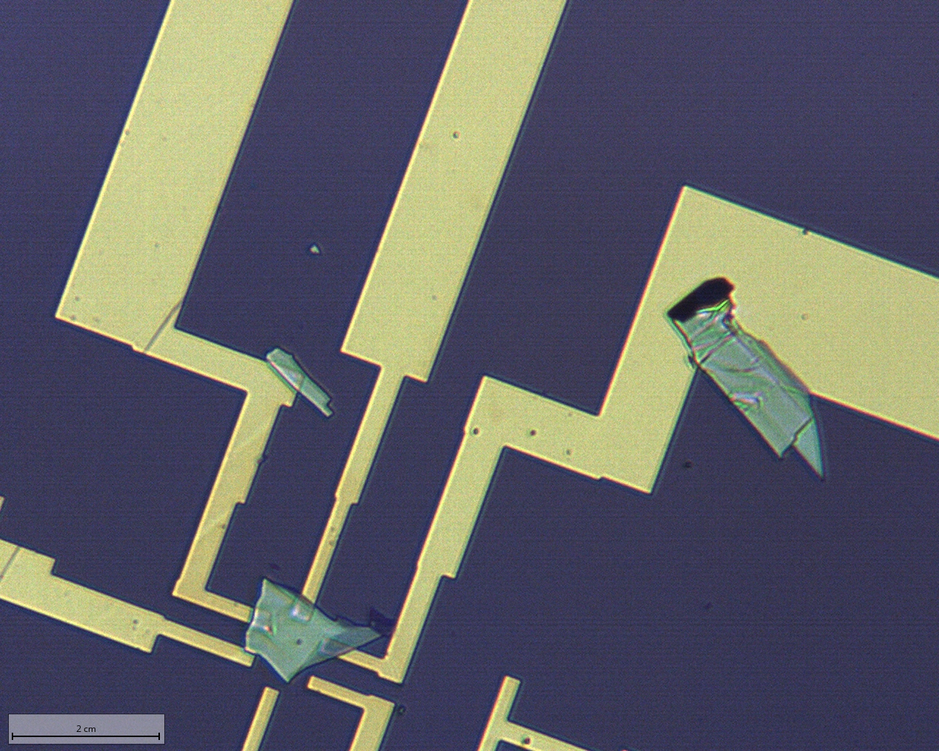
#> input picture data/optical/261014-tpt1-om-20x.bmp, 939 x 751 px, shrunk from 1280 x 1024 before the run
$ python -i optical.py   (imports and definitions only)
#> lines starting #> are read from the running program, lines starting #| are printed output that depends on the picture; after the words box and inside, x2 and y2 are one past the last pixel; in counts of white or black regions, pixels touching at a corner belong together
#> further down, picture is the input picture: shape (751, 939, 3); mean B, G, R 102.8, 96.9, 96.4
"""Optical (20x) image: background removal, gold, overlays.

Segmentation by BACKGROUND REMOVAL, not by thresholding the flake.
The bare SiO2 is one uniform colour across the whole field, so it is the thing
that can be described exactly; the flake is not (its colour runs from strong
cyan on thick regions to almost-substrate on a monolayer).  Thresholding ON the
flake's own hue therefore clips the thin regions, which is what made the old
mask too small and ragged.  Thresholding on the BACKGROUND keeps everything
that is not bare substrate, however faint.

Illumination is not flat (measured: L* spans 186-218 inside the pads on one
frame, ~8%), so the background is fitted as a smooth surface per channel rather
than as a single colour.

The burnt-in scale bars are NOT calibrated; pixel sizes measured against SEM
are in ``flakecv.io.OPTICAL_PX_UM`` (20x 0.2475, 50x 0.090 um/px).
Ported unchanged from ``optical/ombg.py``.
"""
import numpy as np, cv2


def _poly_basis(X, Y, order=2):
    terms = [np.ones_like(X)]
    for i in range(1, order + 1):
        for j in range(i + 1):
            terms.append((X ** (i - j)) * (Y ** j))
    return np.stack(terms, 1)


def background_model(lab, seed, order=2):
    """Fit a smooth surface per Lab channel over the seed (background) pixels."""
    H, W = seed.shape
    yy, xx = np.mgrid[0:H, 0:W]
    X = (xx / W - 0.5).ravel(); Y = (yy / H - 0.5).ravel()
    B = _poly_basis(X, Y, order)
    m = seed.ravel() > 0
    out = np.zeros((H, W, 3), np.float32)
    for c in range(3):
        v = lab[:, :, c].ravel()
        coef, *_ = np.linalg.lstsq(B[m], v[m], rcond=None)
        out[:, :, c] = (B @ coef).reshape(H, W)
    return out


def segment(bgr, order=2, k=4.0, close_um=0.8, px_um=0.2475, min_area_um2=3.0,
            seed_q=0.35, iters=3):
#> called with order = 2, k = 4, close_um = 0.8, px_um = 0.247, min_area_um2 = 3, seed_q = 0.35, iters = 3
    lab = cv2.cvtColor(cv2.GaussianBlur(bgr, (0, 0), 1.2), cv2.COLOR_BGR2LAB).astype(np.float32)
    H, W = lab.shape[:2]
#> H = 751; W = 939

    # --- seed: the most common colour in the frame is the bare substrate ------
    a, b = lab[:, :, 1], lab[:, :, 2]
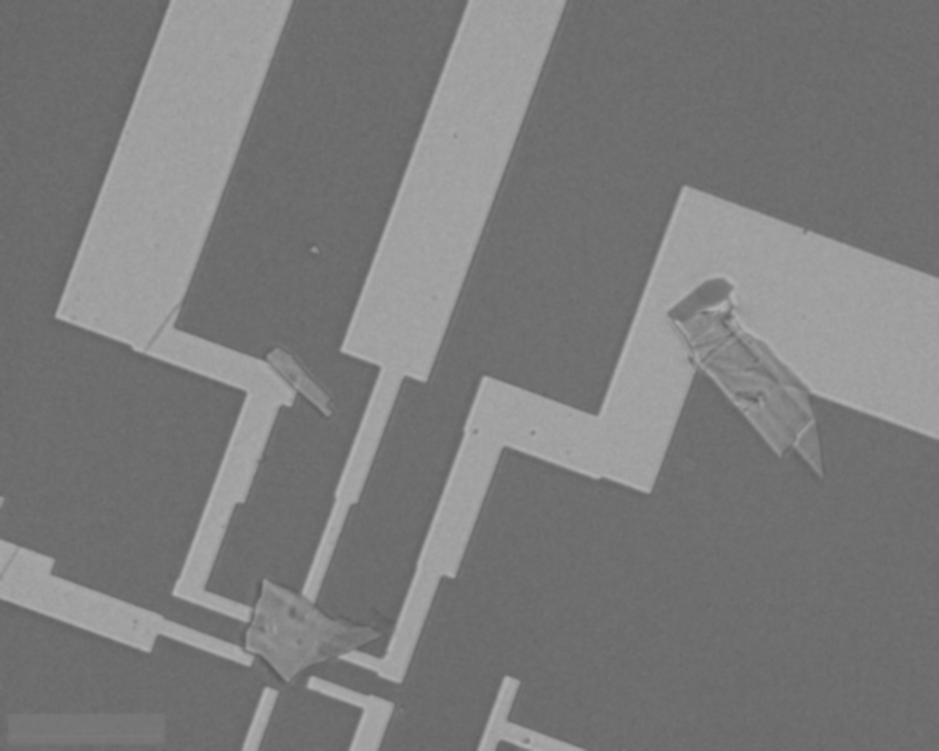
#> b: shape (751, 939) float32; min 91, max 180, mean 122.9
    hist, xe, ye = np.histogram2d(a.ravel(), b.ravel(), bins=64, range=[[0, 255], [0, 255]])
#> xe = 65 values from 0 to 255; ye = 65 values from 0 to 255
    hs = cv2.GaussianBlur(hist.astype(np.float32), (0, 0), 1.5)
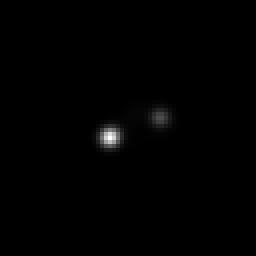
#> hs: shape (64, 64) float32 (shown 4 times larger); min 0, max 31680.8, mean 172.2; drawn with min black and max white
    i, j = np.unravel_index(int(np.argmax(hs)), hs.shape)
#> i = 34; j = 27
    a0, b0 = 0.5 * (xe[i] + xe[i + 1]), 0.5 * (ye[j] + ye[j + 1])
#> a0 = 137.5; b0 = 109.6
    d0 = np.hypot(a - a0, b - b0)
    seed = (d0 <= np.quantile(d0, seed_q)).astype(np.uint8)
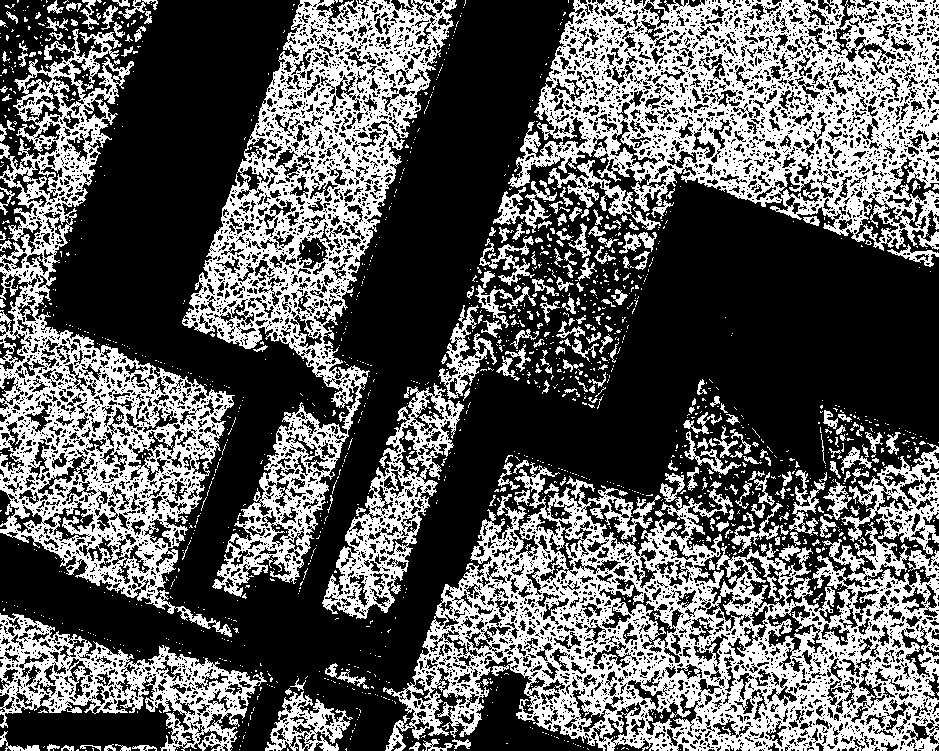
#> seed: shape (751, 939); values 0 (black) and 1 (white), 36.6% white; 1605 white regions (1372 under 20 px), largest, box (x1, y1, x2, y2) and area: (383, 462, 939, 751) 66663, (508, 0, 939, 251) 53250, (182, 0, 457, 597) 43920

    for _ in range(iters):
        bg = background_model(lab, seed, order)
        R = lab - bg
        # robust per-channel spread of the background residual
        s = np.array([1.4826 * np.median(np.abs(R[:, :, c][seed > 0])) + 1e-3 for c in range(3)])
        # chroma carries the signal; L is contaminated by illumination and by
        # the metal, so weight it down
        w = np.array([0.5, 1.0, 1.0]) / s
        Dm = np.sqrt(((R * w[None, None, :]) ** 2).sum(2) / 3.0)
        seed = (Dm <= 1.5).astype(np.uint8)
#> this loop made 3 passes
#> (s, w) on passes 1 to 3: ([1.51, 0.915, 0.919], [0.331, 1.09, 1.09]), ([1.5, 0.978, 1.17], [0.334, 1.02, 0.857]), ([1.51, 0.892, 1.31], [0.332, 1.12, 0.765])
#> pass 1, in segment, `bg = background_model(lab, seed, order)`:
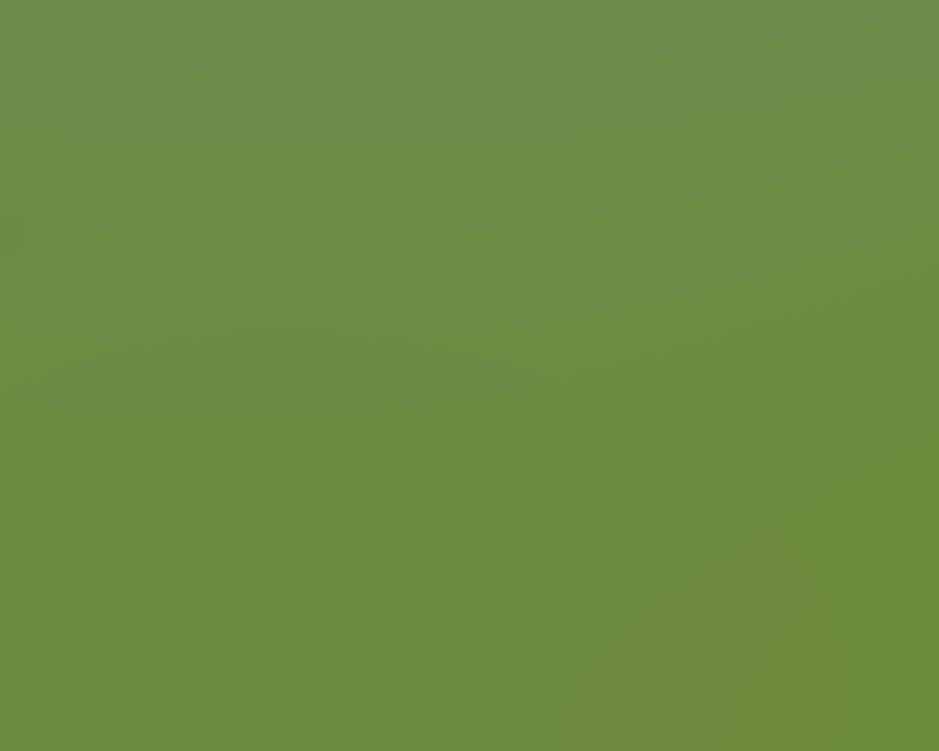
#> bg: shape (751, 939, 3) float32; mean B, G, R 66.9, 136.6, 109.2
#> pass 1, in segment, `R = lab - bg`:
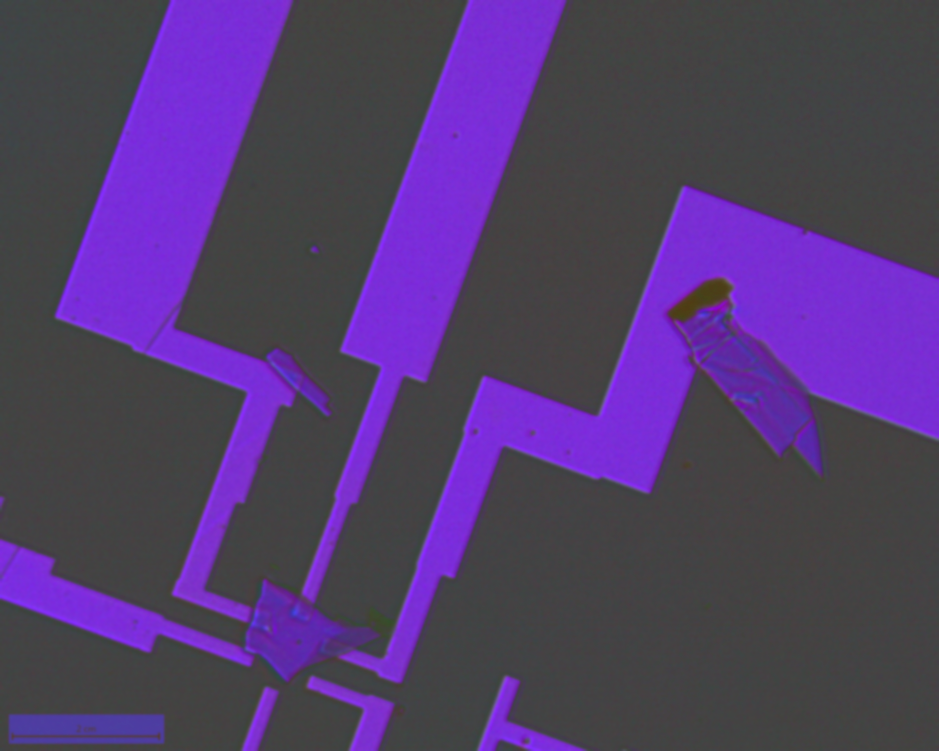
#> R: shape (751, 939, 3) float32; mean B, G, R 36.4, -5.9, 13.6; drawn with min black and max white
#> pass 1, in segment, `seed = (Dm <= 1.5).astype(np.uint8)`:
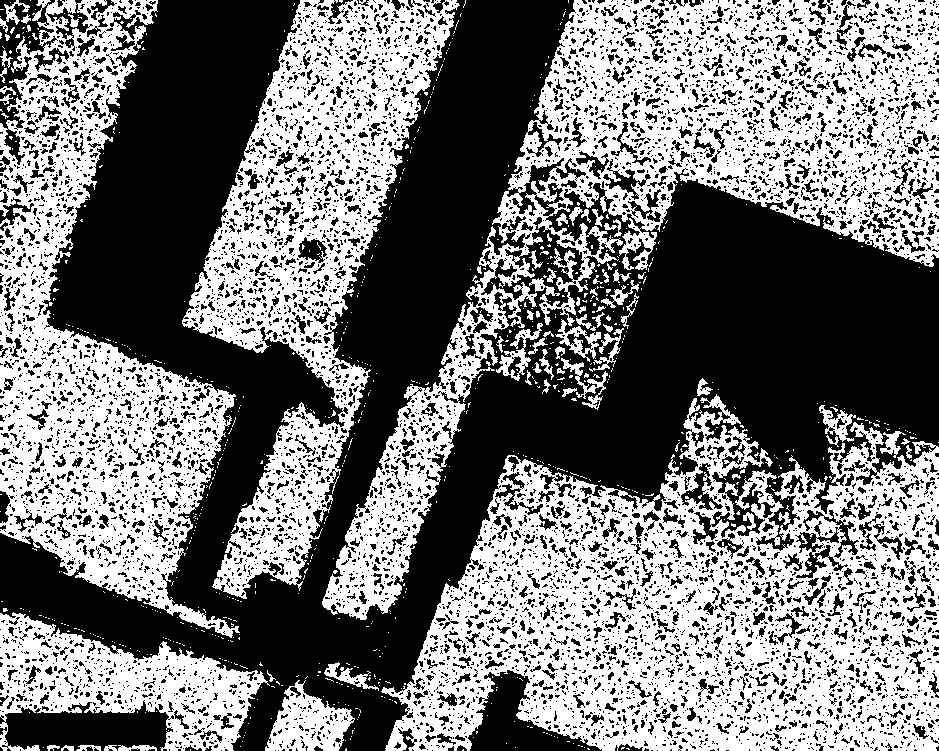
#> seed: shape (751, 939); values 0 (black) and 1 (white), 47.5% white; 862 white regions (790 under 20 px), largest, box (x1, y1, x2, y2) and area: (381, 394, 939, 751) 104634, (322, 0, 939, 620) 86974, (0, 0, 240, 638) 58576

    mat = (Dm > k).astype(np.uint8)
#> mat: shape (751, 939); values 0 (black) and 1 (white), 31.1% white; 165 white regions (149 under 20 px), largest, box (x1, y1, x2, y2) and area: (0, 0, 939, 686) 206127, (8, 713, 165, 745) 4826, (472, 675, 587, 751) 3106
    kk = max(3, int(close_um / px_um) | 1)
    mat = cv2.morphologyEx(mat, cv2.MORPH_OPEN, np.ones((3, 3), np.uint8))
#> mat: shape (751, 939); values 0 (black) and 1 (white), 30.7% white; 77 white regions (57 under 20 px), largest, box (x1, y1, x2, y2) and area: (0, 0, 939, 685) 203141, (8, 713, 165, 745) 4809, (473, 675, 587, 751) 2982
    mat = cv2.morphologyEx(mat, cv2.MORPH_CLOSE, np.ones((kk, kk), np.uint8))
#> mat: shape (751, 939); values 0 (black) and 1 (white), 30.9% white; 14 white regions (7 under 20 px), largest, box (x1, y1, x2, y2) and area: (0, 0, 939, 685) 205738, (8, 713, 165, 745) 4810, (473, 675, 587, 751) 2996
    n, lb, st, _ = cv2.connectedComponentsWithStats(mat)
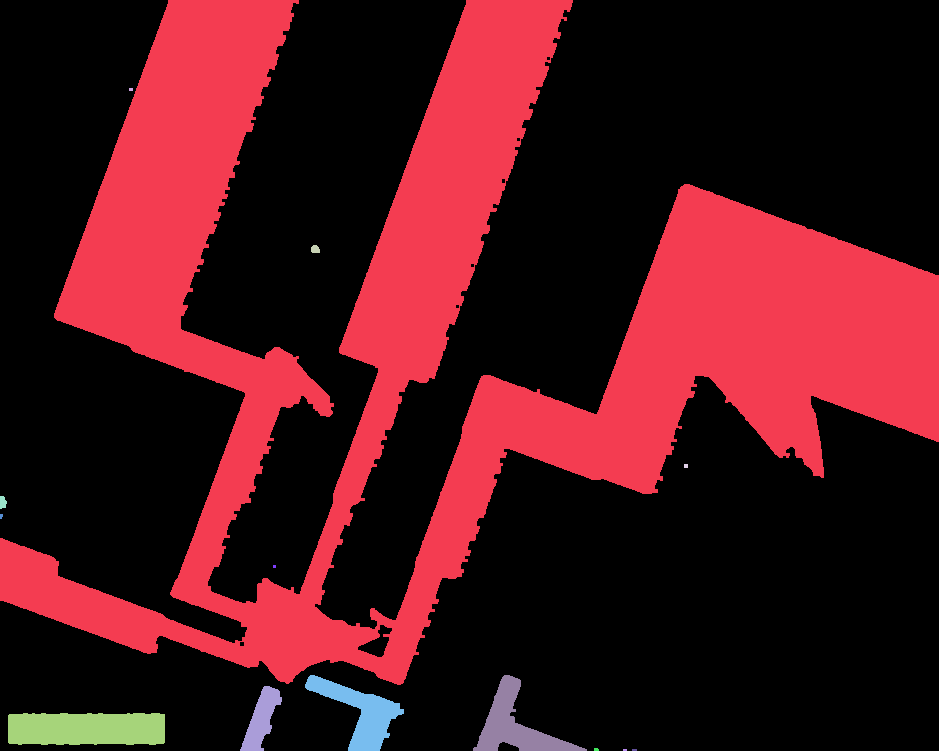
#> lb: shape (751, 939) int32; 15 distinct labels, from 0 to 14; one colour per label, 0 black
#> n = 15; st = 15 rows, first 6: [0, 0, 939, 751, 487287], [0, 0, 939, 685, 205738], [129, 88, 4, 3, 12], [311, 245, 9, 8, 61], [684, 464, 4, 4, 16], [0, 496, 7, 13, 72]
    out = np.zeros_like(mat)
    for i in range(1, n):
        if st[i, 4] * px_um ** 2 >= min_area_um2: out[lb == i] = 1
    return out, Dm, bg, seed


# [49 lines left out: functions drop_overlays, split_gold, not called in this run]

>>> import cv2
>>> picture = cv2.imread('../data/optical/261014-tpt1-om-20x.bmp')
>>> result = segment(picture)

$ run again, on data/optical/261020-tpt1-om-20x.bmp
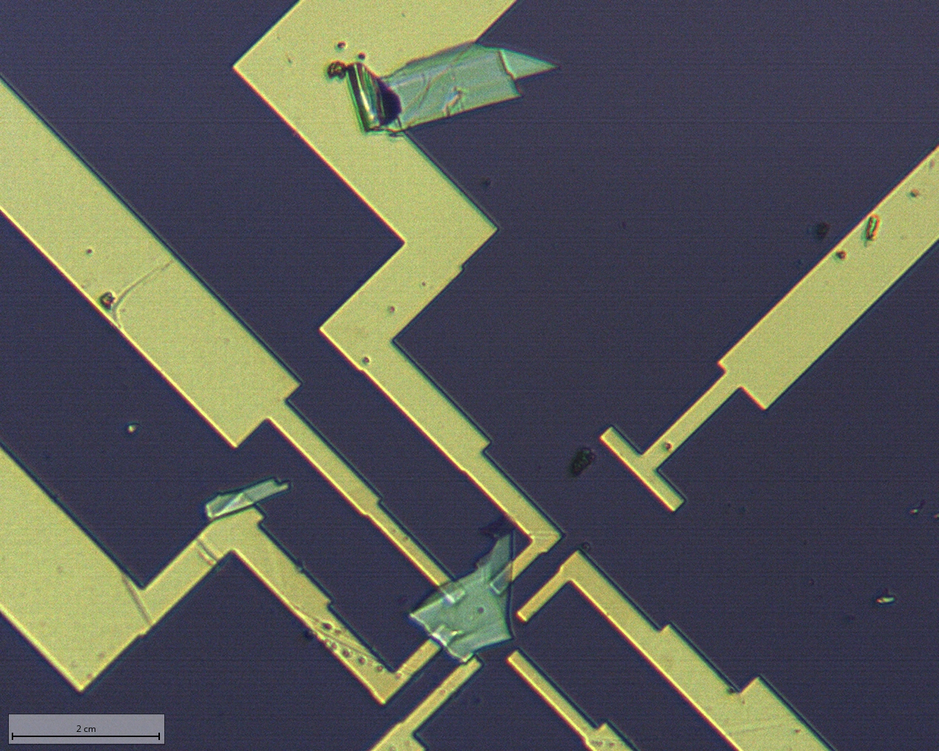
#> input picture data/optical/261020-tpt1-om-20x.bmp, 939 x 751 px, shrunk from 1280 x 1024 before the run
#> picture is the input picture: shape (751, 939, 3); mean B, G, R 86.6, 88.5, 87
#> xe = 65 values from 0 to 255
#> i = 33; j = 28
#> a0 = 133.5; b0 = 113.6
#> the loop in segment, `for _ in range(iters):` made 3 passes
#> (s, w) on passes 1 to 3: ([1.54, 0.962, 0.935], [0.325, 1.04, 1.07]), ([1.49, 0.884, 1.03], [0.335, 1.13, 0.971]), ([1.49, 0.862, 1.22], [0.336, 1.16, 0.822])
#> pass 1, in segment, `seed = (Dm <= 1.5).astype(np.uint8)`:
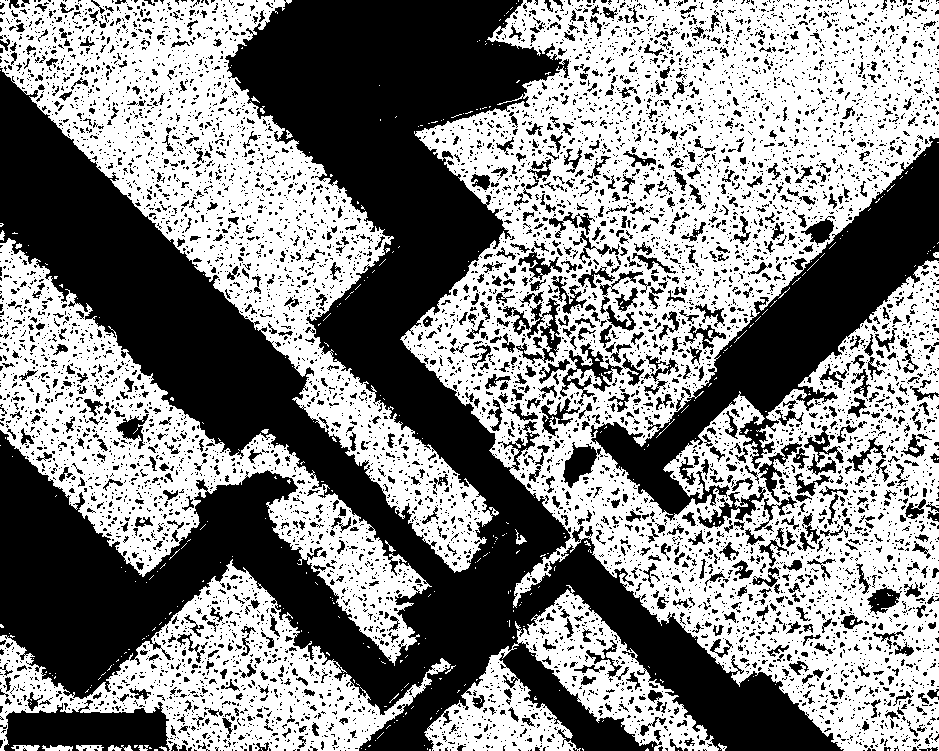
#> seed: shape (751, 939); values 0 (black) and 1 (white), 52.5% white; 8001 black regions (6986 under 20 px), largest, box (x1, y1, x2, y2) and area: (0, 0, 844, 751) 209222, (590, 136, 939, 521) 31230, (4, 700, 170, 751) 5717
#> in segment, `n, lb, st, _ = cv2.connectedComponentsWithStats(mat)`:
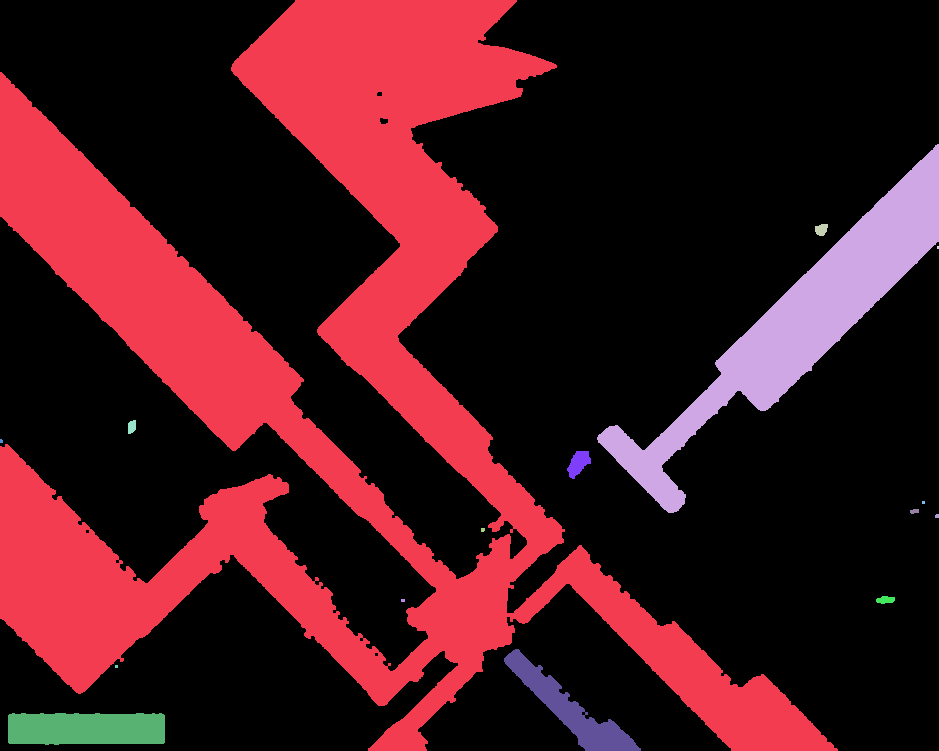
#> lb: shape (751, 939) int32; 17 distinct labels, from 0 to 16; one colour per label, 0 black
#> n = 17; st = 17 rows, first 6: [0, 0, 939, 751, 494093], [0, 0, 838, 751, 176539], [597, 144, 342, 369, 25263], [815, 224, 13, 12, 122], [937, 246, 2, 3, 6], [128, 420, 8, 14, 93]
